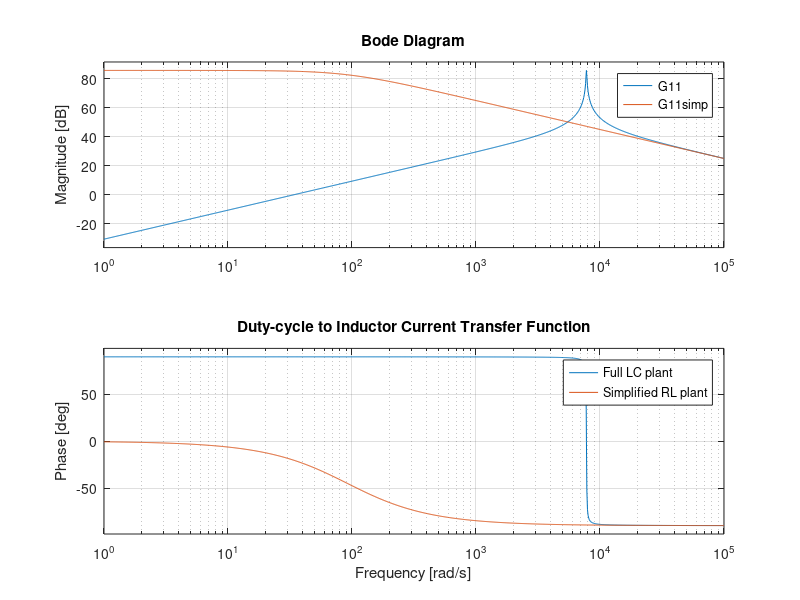
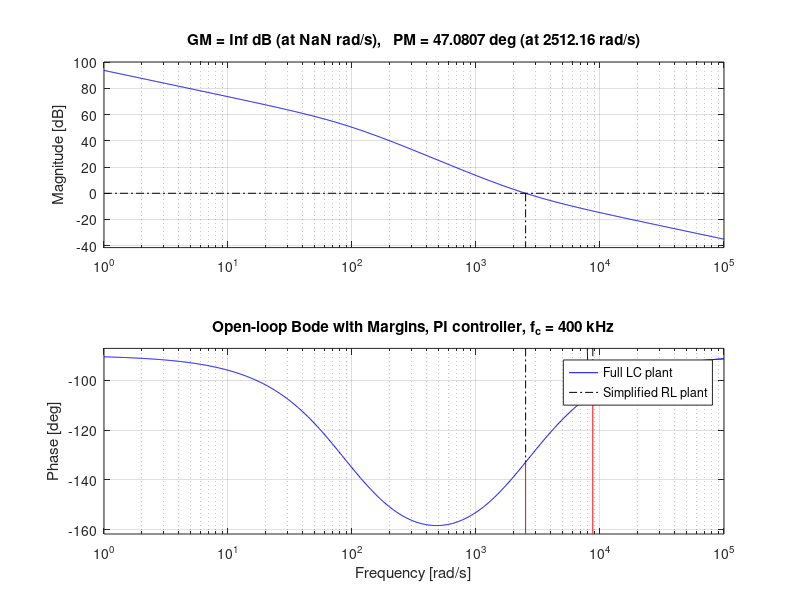
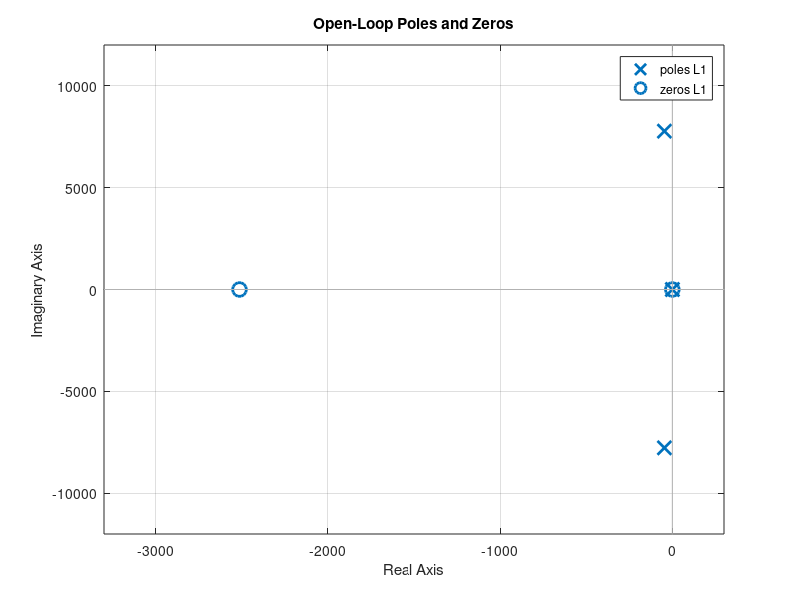

Source code (MATLAB) for these figures, in order:
%Crossover frequency at 7 kHz

%Parameters
L  = 0.4137e-3;
C  = 40e-6;
RL = 0.03799;
fs = 70e3;
Vb = 750;
D  = 0.5;

% Plant models
s = tf('s');

% Full LC plant (duty -> inductor current)
den = s^2 + (RL/L)*s + 1/(L*C);
G11 = (Vb/L)*s / den;

% Simplified RL plant
G11simp = Vb/(s*L + RL);

figure
bode(G11, G11simp)
grid on
legend('Full LC plant','Simplified RL plant','Location','best')
title('Duty-cycle to Inductor Current Transfer Function')

fc1 = 400;       
wc1 = 2*pi*fc1;

wi1 = wc1; 
Kp1 = wc1*L/(sqrt(2)*Vb); 
Ki1 = Kp1 * wi1;
fprintf('400 Hz controller:\n');
fprintf('  Kp1 = %.6g\n', Kp1);
fprintf('  Ki1 = %.6g\n', Ki1);
Gc1 = Kp1*(1 + wi1/s);

L1 = Gc1 * G11;
L1_simp = Gc1 * G11simp;

figure
margin(L1)
hold on
margin(L1_simp)
grid on
legend('Full LC plant', 'Simplified RL plant', 'Location','best')
title('Open-loop Bode with Margins, PI controller, f_c = 400 kHz')

figure;
pzmap(L1)
grid on;
title('Open-Loop Poles and Zeros');